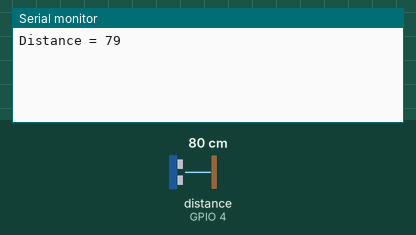
This sketch was run on a simulated ESP8266 (NodeMCU). On the bench: the last lines printed to the serial monitor. Wiring (inferred from the names in the program): ultrasonic range finder: trigger GPIO 5; echo GPIO 4. The inputs (shaded band) are chosen by the test bench; at power-on: distance to the obstacle (sensor on GPIO 4) 80 cm. The echo pulse lasts 58.3 µs per cm; WiFi joins after 1.5 s; servers stay silent unless stated.

Above: at 3.0 s.
3.1 s: distance to the obstacle (sensor on GPIO 4) set to 2 cm
At 4.2 s:
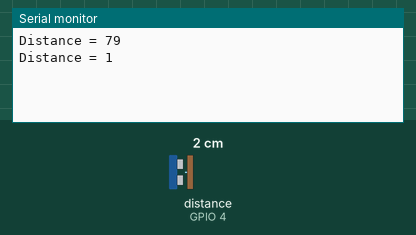
4.6 s: distance to the obstacle (sensor on GPIO 4) set to 4 cm
At 5.6 s:
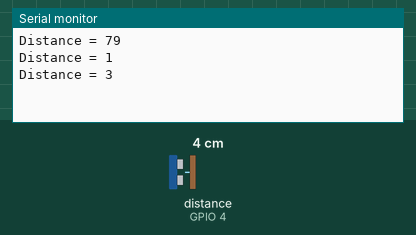
Timing chart, 0 to 7.6 s (numbered marks = the images above; inputs shaded):
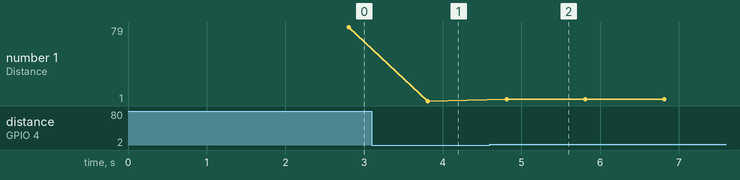

Measured:
- after the input at 3.1 s, the serial monitor: prints a new line after 0.71 s (image 1)
- after the input at 4.6 s, the serial monitor: prints a new line after 0.21 s (image 2)
- plotted number 1: 79 → 1 after the input at 3.1 s, 1 → 3 after the input at 4.6 s

The sketch:

hcsr04___blynk.ino
```cpp
#define BLYNK_PRINT Serial
#include <ESP8266WiFi.h>
#include <BlynkSimpleEsp8266.h>

#define  trig  5
#define  echo  4

long duration;
int distance;

// You should get Auth Token in the Blynk App.

char auth[] = "vhq4EPJnuEUgWpiSj2fgvmtihUTLQHkF";
char ssid[] = "punya sekolah";   // your ssid
char pass[] = "05092311"; // your pass

BlynkTimer timer;

void setup()
{
  // Debug console
  pinMode(trig, OUTPUT);  // Sets the trigPin as an Output
  pinMode(echo, INPUT);   // Sets the echoPin as an Inpu
  Serial.begin(9600);
  Blynk.begin(auth, ssid, pass);

  // Setup a function to be called every second
  timer.setInterval(1000L, sendSensor);
}

void loop()
{
  Blynk.run();
  timer.run();
}
void sendSensor()
{
  digitalWrite(trig, LOW);   // Makes trigPin low
  delayMicroseconds(2);       // 2 micro second delay

  digitalWrite(trig, HIGH);  // tigPin high
  delayMicroseconds(10);      // trigPin high for 10 micro seconds
  digitalWrite(trig, LOW);   // trigPin low

  duration = pulseIn(echo, HIGH);   //Read echo pin, time in microseconds
  distance = duration * 0.034 / 2;   //Calculating actual/real distance

  Serial.print("Distance = ");        //Output distance on arduino serial monitor
  Serial.println(distance);

  if(distance <= 5)
  {
    Blynk.tweet("My Arduino project is tweeting using @blynk_app and it’s awesome!\n #arduino #IoT #blynk");
    Blynk.notify("Post has been twitted");
  }
  Blynk.virtualWrite(V0, distance);
  delay(1000);                        //Pause for 3 seconds and start measuring distance again
}
```
